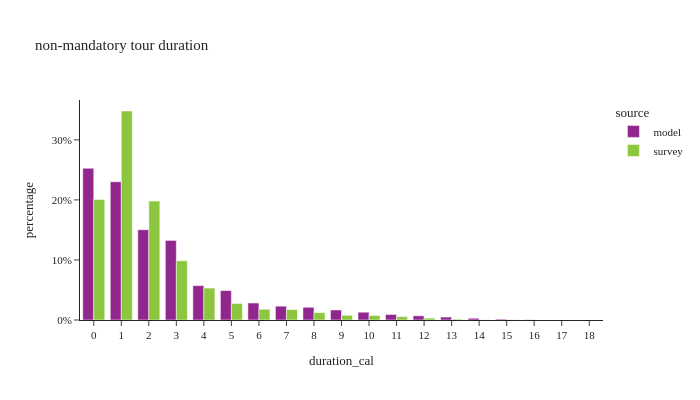

Notebook cell for this chart:
### Markdown cell above
## non-mantatory tour duration

### Code cell
non_m_tour_data['duration_cal'] = non_m_tour_data['end'] - non_m_tour_data['start']

df_plot = non_m_tour_data.groupby(['source','duration_cal'])[['tour_weight']].sum().reset_index()

df_plot['percentage'] = df_plot.groupby(['source'], group_keys=False)['tour_weight']. \
    apply(lambda x: x / float(x.sum()))

fig = px.bar(df_plot, x="duration_cal", y="percentage", color="source",barmode="group",
             title="non-mandatory tour duration")

fig.for_each_annotation(lambda a: a.update(text = a.text.split("=")[-1]))

fig.update_layout(height=400, width=700, yaxis=dict(tickformat=".0%"), xaxis=dict(dtick="1"))

fig.show()

### Figure 1 — Plotly figure (JSON) as saved in the notebook; plotly's stock layout.template omitted (floating-point values rounded to 4 significant figures)
{"data": [{"alignmentgroup": "True", "hovertemplate": "source=model<br>duration_cal=%{x}<br>percentage=%{y}<extra></extra>", "legendgroup": "model", "marker": {"color": "#91268F", "pattern": {"shape": ""}}, "name": "model", "offsetgroup": "model", "orientation": "v", "showlegend": true, "textposition": "auto", "type": "bar", "x": [0.0, 1.0, 2.0, 3.0, 4.0, 5.0, 6.0, 7.0, 8.0, 9.0, 10.0, 11.0, 12.0, 13.0, 14.0, 15.0, 16.0, 17.0, 18.0], "xaxis": "x", "y": [0.2526, 0.2302, 0.1504, 0.1325, 0.05723, 0.04902, 0.02831, 0.02305, 0.02118, 0.01668, 0.013, 0.009205, 0.006983, 0.004923, 0.002901, 0.001381, 0.0003663, 3.666e-05, 1.41e-06], "yaxis": "y"}, {"alignmentgroup": "True", "hovertemplate": "source=survey<br>duration_cal=%{x}<br>percentage=%{y}<extra></extra>", "legendgroup": "survey", "marker": {"color": "#8CC63E", "pattern": {"shape": ""}}, "name": "survey", "offsetgroup": "survey", "orientation": "v", "showlegend": true, "textposition": "auto", "type": "bar", "x": [0.0, 1.0, 2.0, 3.0, 4.0, 5.0, 6.0, 7.0, 8.0, 9.0, 10.0, 11.0, 12.0, 13.0, 14.0, 15.0], "xaxis": "x", "y": [0.2007, 0.348, 0.1981, 0.09864, 0.05319, 0.02753, 0.01791, 0.01738, 0.0123, 0.007752, 0.007485, 0.005613, 0.003208, 0.001337, 0.0002673, 0.0005346], "yaxis": "y"}], "layout": {"barmode": "group", "height": 400, "legend": {"title": {"text": "source"}, "tracegroupgap": 0}, "title": {"text": "non-mandatory tour duration"}, "width": 700, "xaxis": {"anchor": "y", "domain": [0.0, 1.0], "dtick": "1", "title": {"text": "duration_cal"}}, "yaxis": {"anchor": "x", "domain": [0.0, 1.0], "tickformat": ".0%", "title": {"text": "percentage"}}}}
